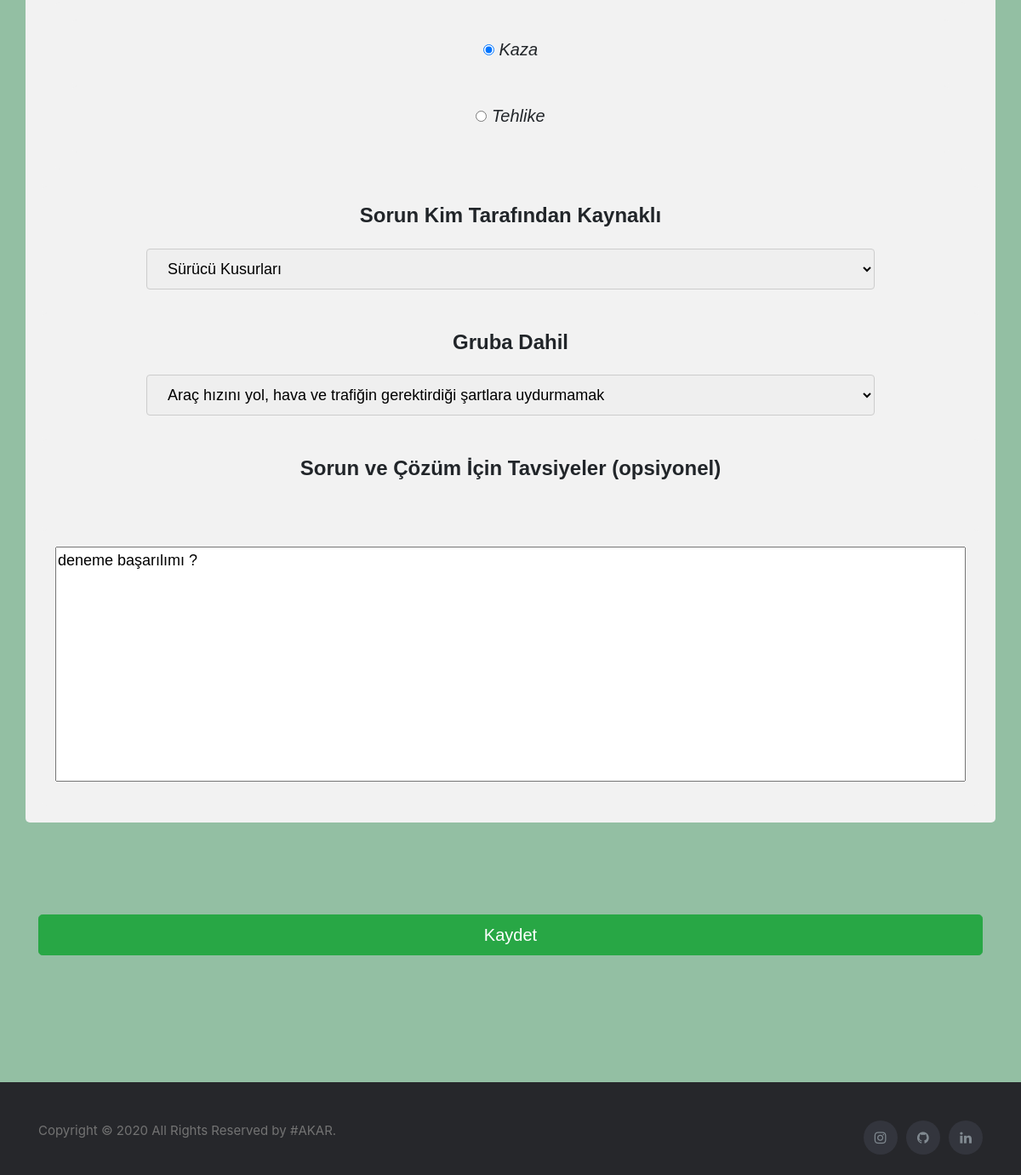
Before: /anket/guncelle/60 (lower part) with the older database file.
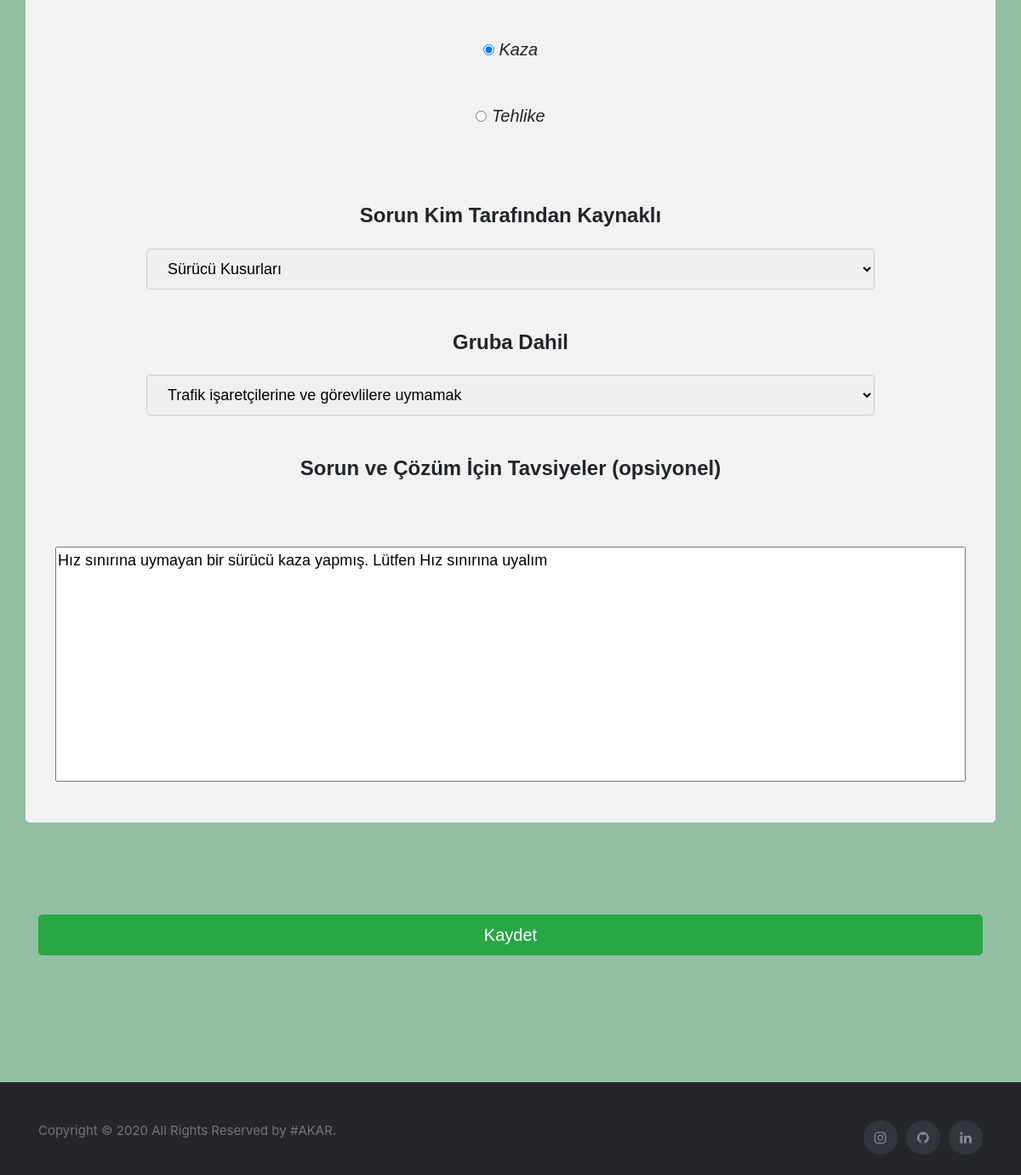
After: the same page with the newer database file.
### anket/models.py (models this page shows)
class Anket(models.Model):    #anket tablom
    author = models.ForeignKey("auth.user",on_delete=models.CASCADE,verbose_name="Kayıdı oluşturan")   # kimin yazacagını userdaki foreing ile  tutacaz
    enlem  = models.FloatField()
    boylam = models.FloatField()
    sorun  = models.CharField(max_length=200)
    ana_unsur = models.CharField(max_length=200 ,verbose_name="Sorun Kim Tarafından Kaynaklı",blank=False) # belediye / kullanıcılar / doğal problemler vs
    benzerlik = models.CharField(max_length=200, verbose_name="Hangi Guruba Dahil",blank=False ) # belediyenin alt yapılandırması mesela trafik işaretçilerimi yoksa asvaltmı vs
    alinabilecek_onlem = models.TextField( verbose_name="Sorun ve Çözüm İçin Tavsiyeler (opsiyonel)" ,blank=True )
    tarih = models.DateTimeField(default=now, editable=False)

### anket/views.py (the view)
# urls.py: path('guncelle/<int:id>',anketguncelle),
def anketguncelle(request,id):
    anket=get_object_or_404(Anket,id=id)
    form = AnketForm(request.POST or None , request.FILES or None , instance=anket)
    if form.is_valid():
        anket= form.save(commit=False)
        anket.author=request.user
        anket.save()
        messages.success(request,"Değişikliğiniz sisteme kaydedilmiştir")
        return redirect("/anket/anketislem/")
    return render (request,"anketguncelle.html",{"form":form})

### anket/forms.py
class AnketForm(forms.ModelForm):
    CHOICES=[('Kaza','Kaza'),('Tehlike','Tehlike')]
    sorun = forms.ChoiceField(choices=CHOICES, widget=forms.RadioSelect(attrs={'class': 'sorunSecim'}))
    class Meta():
        model=Anket
        fields =["enlem","boylam","sorun","ana_unsur","benzerlik","alinabilecek_onlem"]

### templates/anketguncelle.html (shortened to what this page needs)
{% extends "common/layout.html" %}
{% load static %}
{% block content %}
<link rel="stylesheet" href="{% static 'anketekle.css'%} ">
<div class="container">
    <form method="POST" id="guncelleForm">
        <div class="row">
            {% for field in form %}
            {% if field.label == "Hangi Guruba Dahil" %}
            <div class="col-md-12">
                <label>
                    <h4 style="font-weight: bold;"> Gruba Dahil</h4>
                </label><br>
                <select name="benzerlik" id="Faktor2" required> </select>
                <div style="display:none">{{form.benzerlik}}</div>
            </div>
            {% endif %}
            {% if field.label == "Sorun Kim Tarafından Kaynaklı" %}
            <div class=" col-md-12">
                <label>
                    <h4 style="font-weight: bold;">Sorun Kim Tarafından Kaynaklı </h4>
                </label><br>
                <select name="ana_unsur" id="Faktor1" required> </select>
                <div style="display:none">{{form.ana_unsur}}</div>
            </div>
            {% endif %}
            {% if field.label != "Sorun Kim Tarafından Kaynaklı" and field.label != "Hangi Guruba Dahil" %}
            <div class="col-md-12 {{field.label}}">
                <h4 style="font-weight: bold;">
                    {{ field.label }}<br><br>
                </h4>
            </div>
            <div class="col-md-12  {{field.label}}">
                {{ field }}
            </div>
            <br><br>
            {% endif %}
            {% endfor %}
        </div>
        <br><br><br><br>
        <button class="btn  btn-success btn-lg btn-block" type="submit"> Kaydet</button>
        <br><br><br><br>
    </form>
</div>
{% endblock %}

Changed rows visible on the page:
changed Anket "☑ Kaza ☐ Tehlike": alinabilecek_onlem "deneme başarılımı ?" → "Hız sınırına uymayan bir sürücü kaza yapmış. Lütfen Hız sınırına uyalım"
Other visible differences:
form field benzerlik: "Araç hızını yol, hava ve trafiğin gerektirdiği şartlara uydurmamak" → "Trafik işaretçilerine ve görevlilere uymamak"
